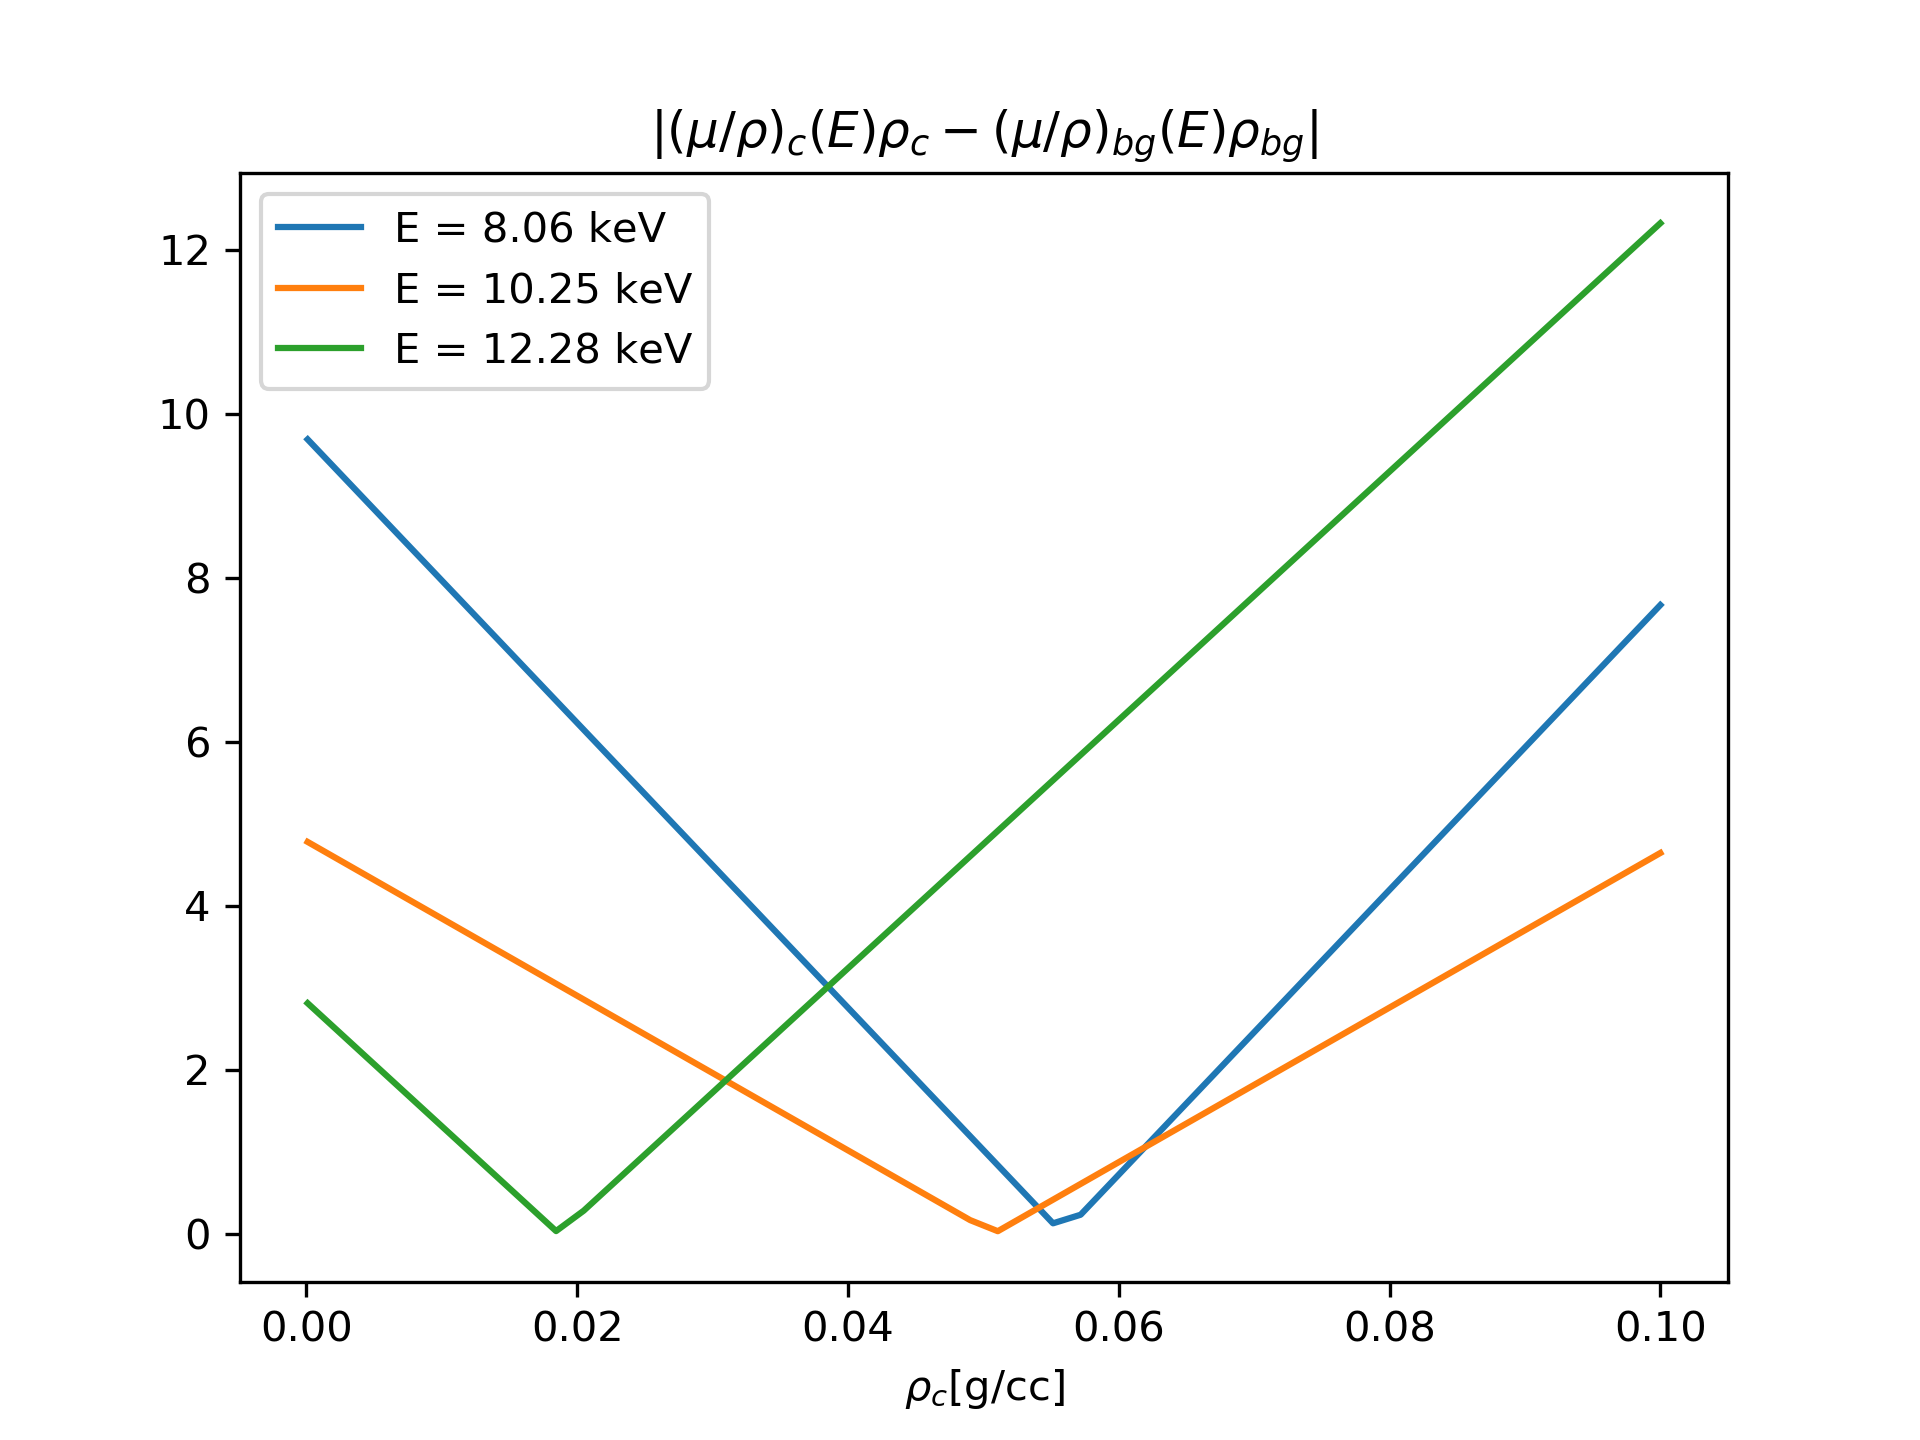

Here is the Python script that generated this plot:
import numpy as np
from material import Material
import matplotlib.pyplot as plt

Os = Material(name='Os',
              thickness=0.01)  # cmn

H2O = Material(name='H2O',
               thickness=0.19,  # cm
               density=1.0)

Os.match_energies_with(H2O)


ind = 500


def diff(p, bg=H2O, c=Os, ind=ind):
    return abs(c.u_p_int[ind] * p - bg.u_p_int[ind] * bg.density)


p = np.linspace(0.0001, 0.1)

for i in [530, 550, 565]:
    plt.plot(p, diff(p, ind=i), label='E = {} keV'.format(
        np.round(Os.E_int[i], 2)))

plt.legend()
plt.title(r'$|(\mu/\rho)_c(E)\rho_c - (\mu/\rho)_{bg}(E)\rho_{bg}|$')
plt.xlabel(r'$\rho_c$' + '[g/cc]')
plt.savefig('diff_vs_rho.png', dpi=300)
